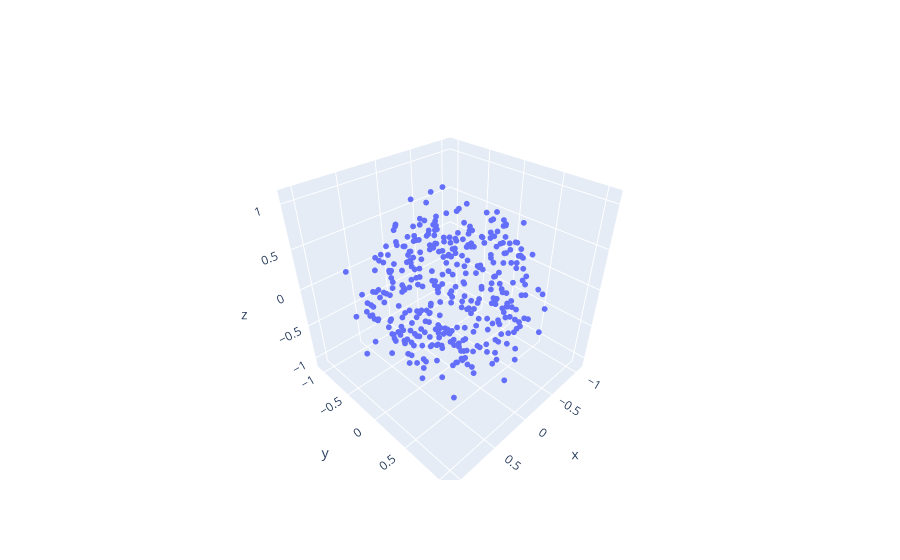

The notebook cell saved with this chart:
### Markdown cell above
We need to check if that is somehow maybe the sphere is a property of a random graph of this size. To do this we instantiate a random graph and give it the same treatment. To us a graph is a symmetric matrix with 0's on the diagonal. We check with a uniformly distributed matrix and a random gaussian.

### Code cell
X3_long=[]
m_list=[]
range_k=31
for k in range(range_k):
    random_array = np.random.rand(12, 12)
    d_rand = (random_array + random_array.T) / 2
    np.fill_diagonal(d_rand, 0)

    X2,X3,m1,m=mapData(d_rand,False)
    X3_long.append(X3)
    m_list.append(m)
X3_long_array=np.concatenate(X3_long, axis=0)

m=max(m_list)

fig = go.Figure(data=go.Scatter3d(x=X3_long_array[:, 0], y=X3_long_array[:, 1], z=X3_long_array[:, 2], mode='markers',marker=dict(size=2)))

fig.update_layout(
scene=dict(
            xaxis=dict(range=[-m, m]),
            yaxis=dict(range=[-m, m]),
            zaxis=dict(range=[-m, m]),
            aspectmode='cube'))

fig.show()

r,x0,y0,z0, rmse=sphereFit(X3_long_array[:,0]/m,X3_long_array[:,1]/m,X3_long_array[:,2]/m)
print(f"Number of points {range_k*12}")
print("RMSE of the cloud points to a sphere: ")
print(rmse)
print("Number of points in a sphere of radius 0.5: ")
count_points_in_sphere(X3_long_array[:,0]/m, X3_long_array[:,1]/m, X3_long_array[:,2]/m, 0.5)

### Figure 1 — Plotly figure (JSON) as saved in the notebook; plotly's stock layout.template omitted (floating-point values rounded to 4 significant figures; data arrays with more than 128 entries replaced by an {"elided": "..."} marker saying what was removed)
{"data": [{"marker": {"size": 2}, "mode": "markers", "type": "scatter3d", "x": {"elided": "372 float values"}, "y": {"elided": "372 float values"}, "z": {"elided": "372 float values"}}], "layout": {"scene": {"aspectmode": "cube", "xaxis": {"range": [-1.141, 1.141]}, "yaxis": {"range": [-1.141, 1.141]}, "zaxis": {"range": [-1.141, 1.141]}}}}
